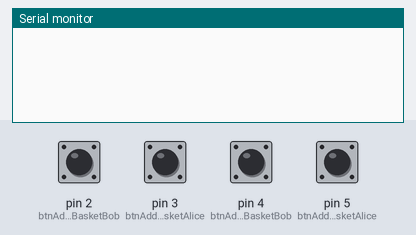
Bench run of a sketch on a simulated Arduino Uno, built with avr-gcc and run on an emulated ATmega328P. Shown: the last lines printed to the serial monitor. Inputs (shaded band) come from the test bench; at power-on: pin 2 (btnAddBigBasketBob), pin 3 (btnAddBigBasketAlice), pin 4 (btnAddLittleBasketBob), pin 5 (btnAddLittleBasketAlice) HIGH.

Above: at 1.2 s.
1.3 s: pin 2 (btnAddBigBasketBob) pulled LOW for 0.15 s
At 2.6 s:
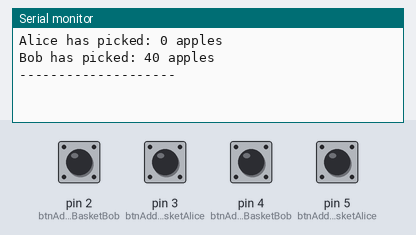
2.9 s: pin 3 (btnAddBigBasketAlice) pulled LOW for 0.15 s
At 4.0 s:
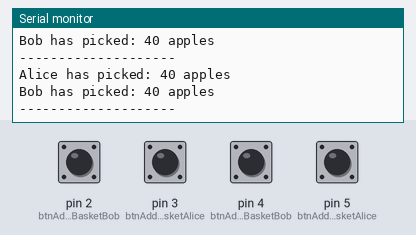
4.5 s: pin 4 (btnAddLittleBasketBob) pulled LOW for 0.15 s
At 5.2 s:
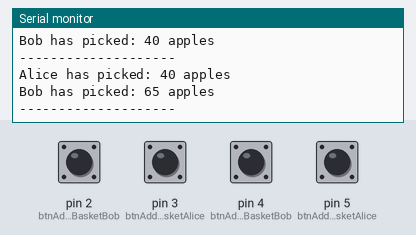
6.1 s: pin 5 (btnAddLittleBasketAlice) pulled LOW for 0.15 s
At 7.4 s:
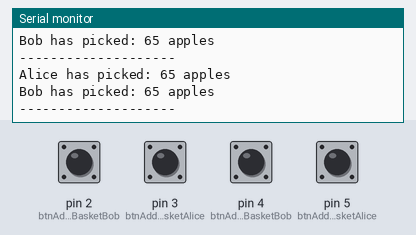
7.7 s: pin 2 (btnAddBigBasketBob) pulled LOW for 1 s
At 8.8 s:
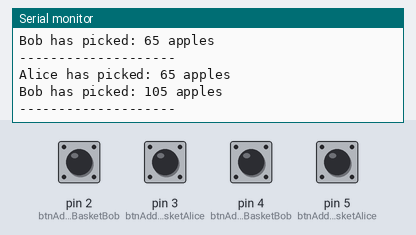
10.2 s: pin 3 (btnAddBigBasketAlice) pulled LOW for 1 s
At 10.8 s:
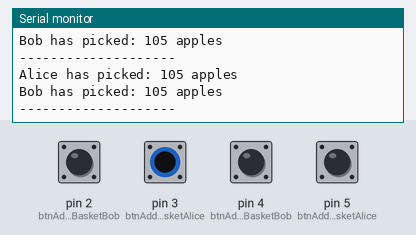
Timing chart, 0 to 13.2 s (numbered marks = the images above; inputs shaded):
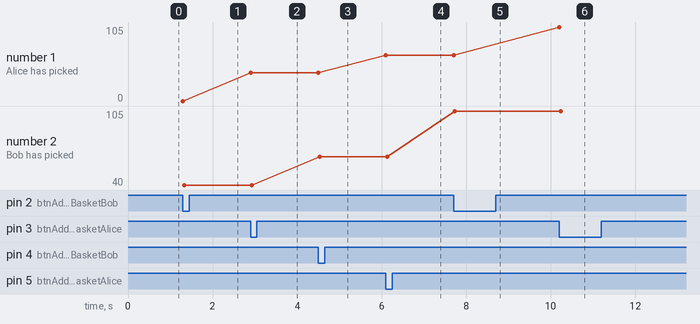

Measured:
- after the input at 1.3 s, the serial monitor: prints a new line at once (image 1)
- after the input at 2.9 s, the serial monitor: prints a new line at once (image 2)
- after the input at 4.5 s, the serial monitor: prints a new line at once (image 3)
- after the input at 6.1 s, the serial monitor: prints a new line at once (image 4)
- after the input at 7.7 s, the serial monitor: prints a new line at once (image 5)
- after the input at 10.2 s, the serial monitor: prints a new line at once (image 6)
- plotted number 2: 40 → 65 after the input at 4.5 s, 65 → 105 after the input at 7.7 s

The sketch:

FruitPickers4.ino
```cpp
// Include the Button library
#include <Button.h>

// Create a button object for each GPIO pin in use (the argument corresponds to the GPIO pin to link to)
Button btnAddLittleBasketAlice(5);
Button btnAddLittleBasketBob(4);
Button btnAddBigBasketAlice(3);
Button btnAddBigBasketBob(2);

// Declare global variables for total number of apples
unsigned int fruitsAlice;
unsigned int fruitsBob;

// Declare global variables for number of apples in baskets
const int littleBasketSize = 25;
const int bigBasketSize = 40;

// Declare global variables for number of baskets
int littleBasketAlice = 20;
int bigBasketAlice = 15;
int littleBasketBob = 17;
int bigBasketBob = 17;

String fruit = " apples";

void setup(){

    // Open serial connection at 9600 Bd
    Serial.begin(9600);

    // Start buttons
    btnAddLittleBasketAlice.begin();
    btnAddLittleBasketBob.begin();
    btnAddBigBasketAlice.begin();
    btnAddBigBasketBob.begin();
}

void loop(){

    if (btnAddLittleBasketAlice.pressed()) {
        updateStatus(littleBasketSize, 0);
    }
    if (btnAddLittleBasketBob.pressed()) {
        updateStatus(0, littleBasketSize);
    }
    if (btnAddBigBasketAlice.pressed()) {
        updateStatus(bigBasketSize, 0);
    }
    if (btnAddBigBasketBob.pressed()) {
        updateStatus(0, bigBasketSize);
    }


}

void updateStatus(int addAlice, int addBob){
    fruitsAlice = fruitsAlice + addAlice;
    fruitsBob = fruitsBob +addBob;

    Serial.print("Alice has picked: ");
    Serial.print(fruitsAlice);
    Serial.println(fruit);

    Serial.print("Bob has picked: ");
    Serial.print(fruitsBob);
    Serial.println(fruit);
    Serial.println("--------------------");

}
```
